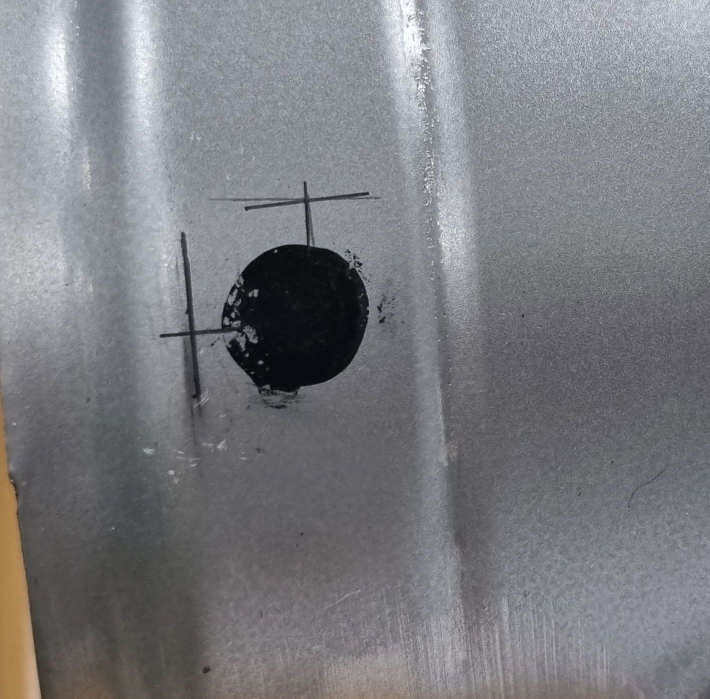
#> input picture croped/black.jpg, 1419 x 1397 px (shown at 1/2 size)
$ python color_picker_rgb.py
#> lines starting #> are read from the running program, lines starting #| are printed output that depends on the picture
# Color picker for RGB range system

import cv2 ,imutils
import numpy as np
import pandas as pd

image_hsv = None
image_rgb = None
count = 0
pixelRGB = [] #RANDOM DEFAULT VALUE
pixelHSV = [] #RANDOM DEFAULT VALUE


index=["color", "color_name", "hex", "R", "G", "B"]
csv = pd.read_csv('colors.csv', names=index, header=None)
#> (reads colors.csv from the repository)

clicked = False
r = g = b = xpos = ypos = 0

# [75 lines left out: functions recognize_color, check_boundaries, pick_color, not called in this run]
def main(file_path):

#> called with file_path = 'croped/black.jpg'
    global image_rgb,image_hsv
    global b,g,r,xpos,ypos, clicked

    image_src = cv2.imread(file_path)
#> image_src is the input picture: shape (1397, 1419, 3); mean B, G, R 128.5, 124, 123.4
    image_src = cv2.medianBlur(image_src,3)
    image_src = imutils.resize(image_src,height=700)
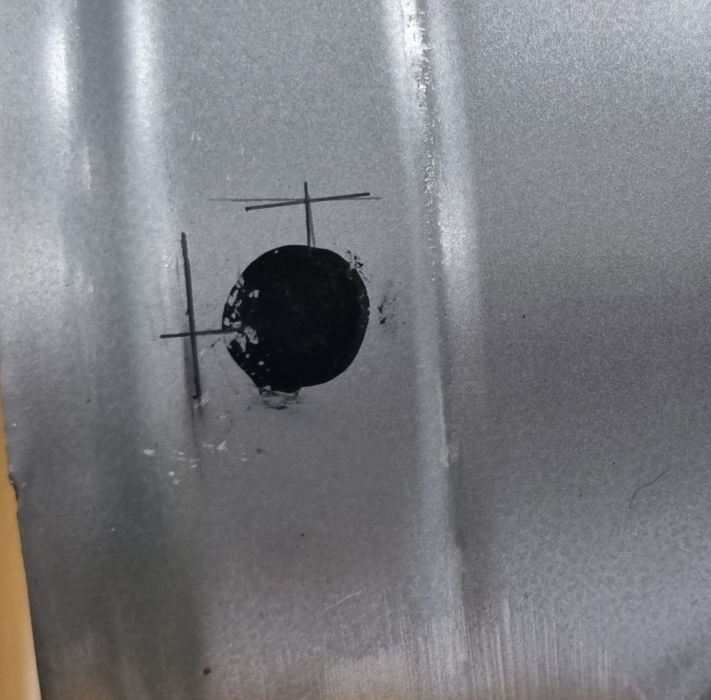
#> image_src: shape (700, 711, 3); mean B, G, R 128.5, 124, 123.4

    image_rgb = cv2.cvtColor(image_src,cv2.COLOR_BGR2RGB)
    image_hsv = cv2.cvtColor(image_src,cv2.COLOR_BGR2HSV)
#> image_hsv: shape (700, 711, 3); mean H, S, V 107.4, 18.7, 130.3

    # cv2.namedWindow("RGB")
    image_bgr = image_src.copy()

    while True :
        cv2.imshow("RGB",image_bgr)
        #CREATE THE HSV FROM THE BGR IMAGE
        cv2.imshow("HSV",image_hsv)
        #CALLBACK FUNCTION
        cv2.setMouseCallback("RGB", pick_color)

        if clicked :
            cv2.rectangle(image_bgr,(0,20),(image_bgr.shape[1],60),(b,g,r),-1)
            #Creating text string to display( Color name and RGB values )
            text = recognize_color(r,g,b) + ' R='+ str(r) +  ' G='+ str(g) +  ' B='+ str(b) + ' cnt= '+str(count)
            #cv2.putText(img,text,start,font(0-7),fontScale,color,thickness,lineType )
            cv2.putText(image_bgr, text,(50,50),2,0.8,(255,255,255),2,cv2.LINE_AA)
            #For very light colours we will display text in black colour
            if(r+g+b>=600):
                cv2.putText(image_bgr, text,(50,50),2,0.8,(0,0,0),2,cv2.LINE_AA)

            # cv2.imshow("RGB",image_src)
            clicked=False

        if cv2.waitKey(10) & 0xFF ==ord('q'):
#> (key q is pressed here)
            break
    cv2.destroyAllWindows()

if __name__=='__main__':
    file_path = "croped/black.jpg"
    main(file_path)
